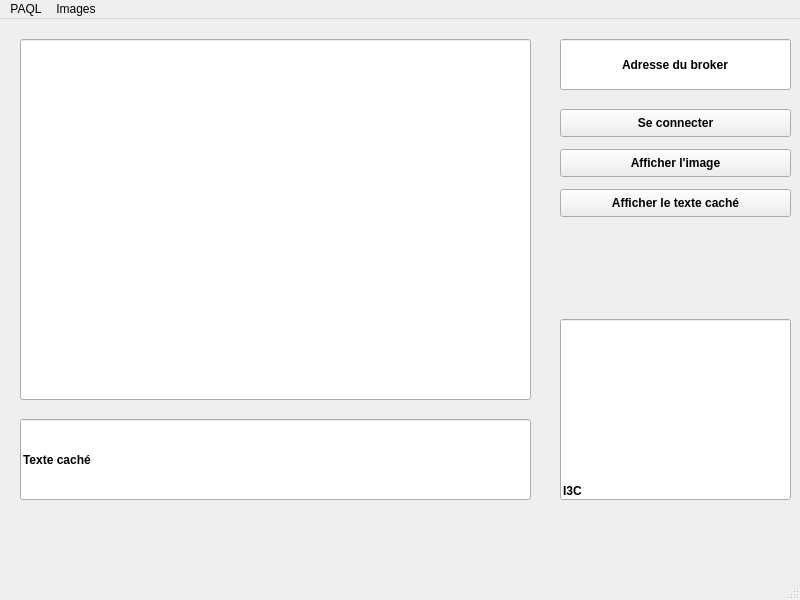
<?xml version="1.0" encoding="UTF-8"?>
<ui version="4.0">
 <class>drone</class>
 <widget class="QMainWindow" name="drone">
  <property name="geometry">
   <rect>
    <x>0</x>
    <y>0</y>
    <width>800</width>
    <height>600</height>
   </rect>
  </property>
  <property name="windowTitle">
   <string>drone</string>
  </property>
  <widget class="QWidget" name="widget">
   <widget class="QLineEdit" name="hidden_text">
    <property name="geometry">
     <rect>
      <x>20</x>
      <y>400</y>
      <width>511</width>
      <height>81</height>
     </rect>
    </property>
    <property name="font">
     <font>
      <weight>75</weight>
      <bold>true</bold>
     </font>
    </property>
    <property name="text">
     <string>Texte caché</string>
    </property>
    <property name="readOnly">
     <bool>true</bool>
    </property>
   </widget>
   <widget class="QPushButton" name="pb_connect">
    <property name="geometry">
     <rect>
      <x>560</x>
      <y>90</y>
      <width>231</width>
      <height>28</height>
     </rect>
    </property>
    <property name="font">
     <font>
      <weight>75</weight>
      <bold>true</bold>
     </font>
    </property>
    <property name="text">
     <string>Se connecter</string>
    </property>
   </widget>
   <widget class="QPushButton" name="pb_picture">
    <property name="geometry">
     <rect>
      <x>560</x>
      <y>130</y>
      <width>231</width>
      <height>28</height>
     </rect>
    </property>
    <property name="font">
     <font>
      <weight>75</weight>
      <bold>true</bold>
     </font>
    </property>
    <property name="text">
     <string>Afficher l'image</string>
    </property>
   </widget>
   <widget class="QPushButton" name="pb_hidden_text">
    <property name="geometry">
     <rect>
      <x>560</x>
      <y>170</y>
      <width>231</width>
      <height>28</height>
     </rect>
    </property>
    <property name="font">
     <font>
      <weight>75</weight>
      <bold>true</bold>
     </font>
    </property>
    <property name="text">
     <string>Afficher le texte caché</string>
    </property>
   </widget>
   <widget class="QLineEdit" name="image">
    <property name="enabled">
     <bool>true</bool>
    </property>
    <property name="geometry">
     <rect>
      <x>20</x>
      <y>20</y>
      <width>511</width>
      <height>361</height>
     </rect>
    </property>
    <property name="text">
     <string/>
    </property>
    <property name="alignment">
     <set>Qt::AlignCenter</set>
    </property>
    <property name="readOnly">
     <bool>true</bool>
    </property>
   </widget>
   <widget class="QLineEdit" name="broker_address">
    <property name="geometry">
     <rect>
      <x>560</x>
      <y>20</y>
      <width>231</width>
      <height>51</height>
     </rect>
    </property>
    <property name="font">
     <font>
      <weight>75</weight>
      <bold>true</bold>
     </font>
    </property>
    <property name="text">
     <string>Adresse du broker</string>
    </property>
    <property name="alignment">
     <set>Qt::AlignCenter</set>
    </property>
    <property name="readOnly">
     <bool>true</bool>
    </property>
    <property name="clearButtonEnabled">
     <bool>false</bool>
    </property>
   </widget>
   <widget class="QLineEdit" name="picture_project">
    <property name="geometry">
     <rect>
      <x>560</x>
      <y>300</y>
      <width>231</width>
      <height>181</height>
     </rect>
    </property>
    <property name="font">
     <font>
      <weight>75</weight>
      <bold>true</bold>
     </font>
    </property>
    <property name="text">
     <string>I3C</string>
    </property>
    <property name="alignment">
     <set>Qt::AlignBottom|Qt::AlignJustify</set>
    </property>
   </widget>
  </widget>
  <widget class="QMenuBar" name="menubar">
   <property name="geometry">
    <rect>
     <x>0</x>
     <y>0</y>
     <width>800</width>
     <height>26</height>
    </rect>
   </property>
   <widget class="QMenu" name="menu_PAQL">
    <property name="title">
     <string>PAQL</string>
    </property>
   </widget>
   <widget class="QMenu" name="menu_Images">
    <property name="title">
     <string>Images</string>
    </property>
   </widget>
   <addaction name="menu_PAQL"/>
   <addaction name="menu_Images"/>
  </widget>
  <widget class="QStatusBar" name="statusbar"/>
 </widget>
 <resources/>
 <connections/>
</ui>
